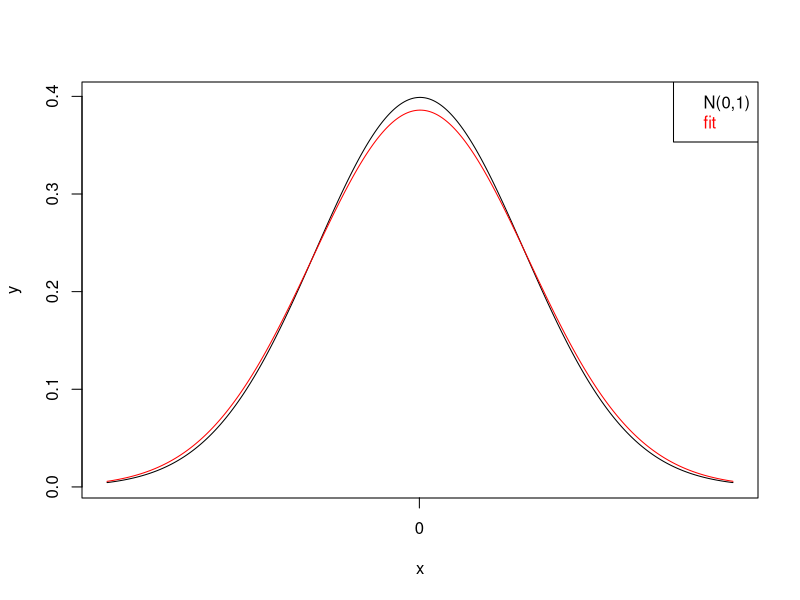
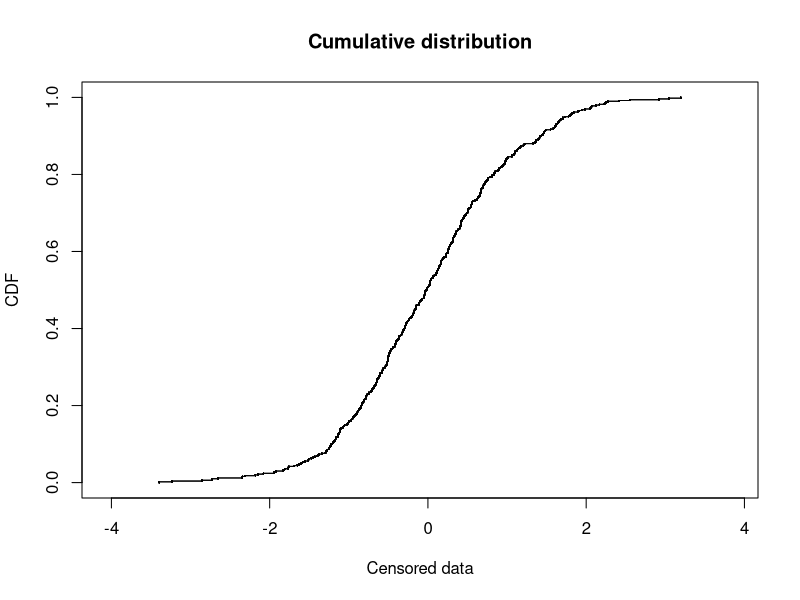
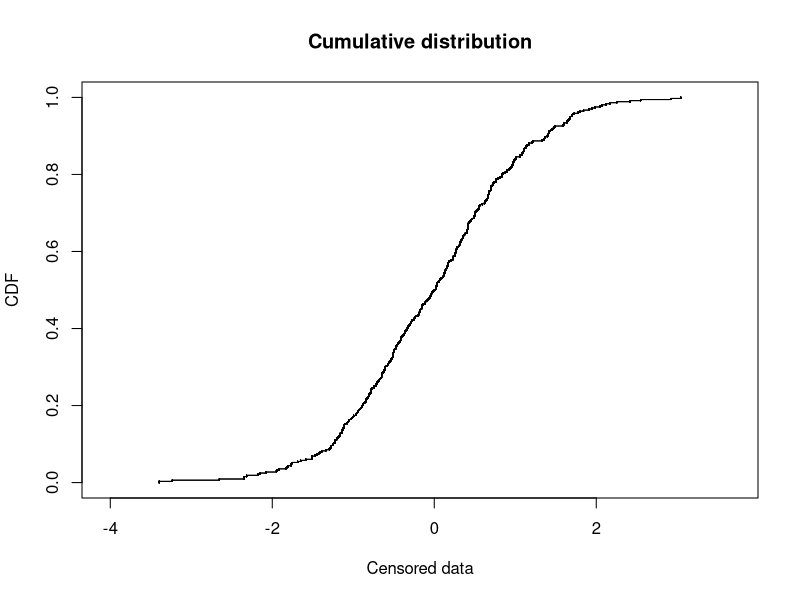
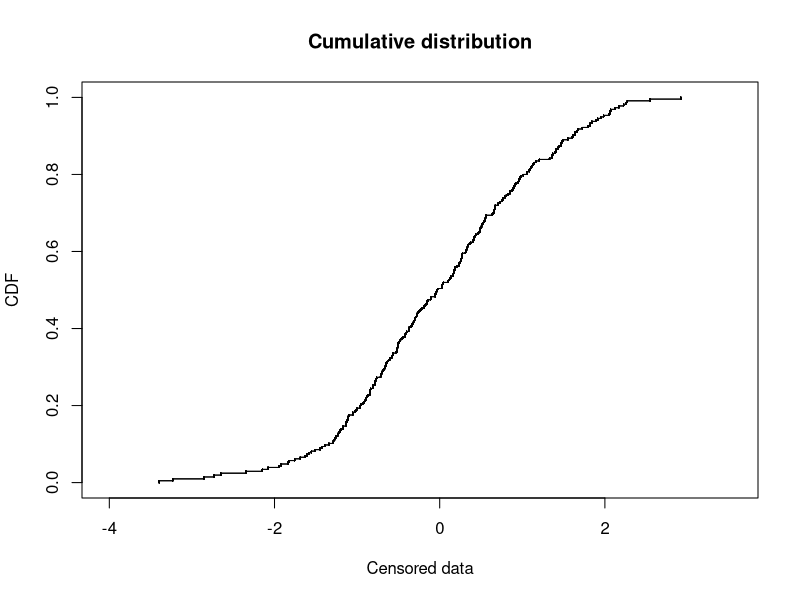
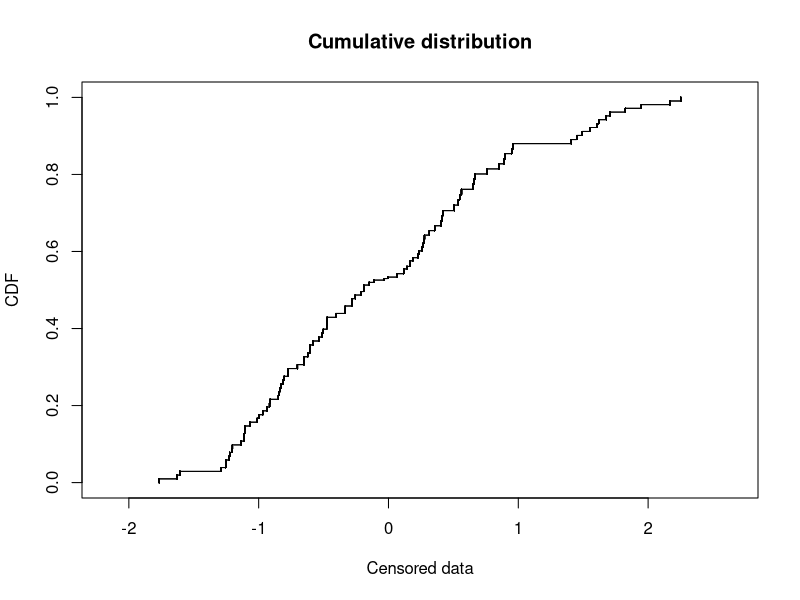
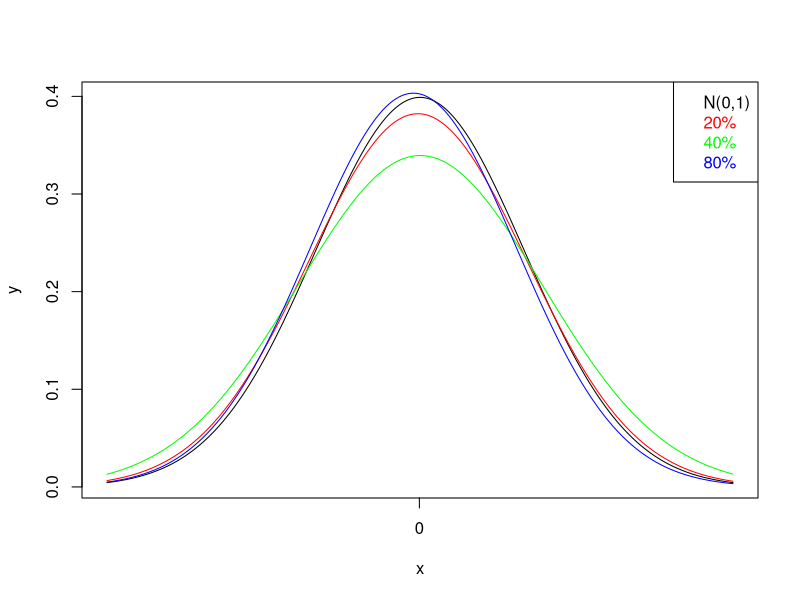

R code for these plots, in order:
# Mateusz Kobyłka
# Dopasowanie rozkładów do danych (cenzurowanych) przy pomocy pakietu fitdistrplus

# Ładujemy pakiet fitdistrplus

library(fitdistrplus)

# Losujemy 500 obserwacji z rozkladu N(0,1)

set.seed(1234)
x <- rnorm(500,0,1)

# Dopasowujemy rozkład normalny do naszych danych
f <- fitdist(x,distr="norm")
summary(f)


#Rysujemy gęstość dopasowaną i prawdziwą
pts <- seq(-3,3,length.out=500)
plot(dnorm(pts,0,1), type = "l", xlab = "x", ylab="y",xaxt="n")
axis(side=1, at=250,labels=0)
lines(dnorm(pts,f$estimate[1],f$estimate[2]),col="red", type="l")
legend("topright",legend=c("N(0,1)","fit"), text.col=c("black","red"))


#Dane cenzurowane

xcens <- data.frame(left = x, right = x)
head(xcens)
plotdistcens(xcens, Turnbull = FALSE)

# Funkcja cenzurująca

cens <- function (a, type) 
{
  
  if(type=="left") {
    
   a$left <- NA
   a$right <- ifelse(a$right>=0, (a$right)*(1/runif(1,0,1)), (a$right)*runif(1,0,1))
     
  }
  if (type == "right") {
    
    a$left <- ifelse(a$left>=0, a$left*runif(1,0,1), a$left*(1/runif(1,0,1)))
    a$right <- NA
    
  }
  a
}


# Cenzurujemy x% obserwacji, x/2 % lewostronnie, x/ 2 % prawostronnie

u <- sample(1:500,100) #20%
v <- sample(1:500,200) #40%
w <- sample(1:500,400) #80%

xcens20 <- xcens
xcens40 <- xcens
xcens80 <- xcens


xcens20[u[1:50],] <- cens(xcens20[u[1:50],],type="right") 
xcens20[u[51:100],] <- cens(xcens20[u[51:100],],type="left") 

xcens40[v[1:100],] <- cens(xcens40[v[1:100],],type="right") 
xcens40[v[101:200],] <- cens(xcens40[v[101:200],],type="left") 

xcens80[w[1:200],] <- cens(xcens80[w[1:200],],type="right") 
xcens80[w[201:400],] <- cens(xcens80[w[201:400],],type="left") 

# Wykres danych cenzurowanych
plotdistcens(xcens20, Turnbull = FALSE)
plotdistcens(xcens40, Turnbull = FALSE)
plotdistcens(xcens80, Turnbull = FALSE)


fcens20 <- fitdistcens(xcens20,distr="norm") 
fcens40 <- fitdistcens(xcens40,distr="norm")
fcens80 <- fitdistcens(xcens80,distr="norm")

#Wykres gęstości prawdziwej i gęstości wyestymowanych z danych

plot(dnorm(pts,0,1),type = "l", xlab = "x", ylab="y",xaxt="n")
axis(side=1, at=250,labels=0)
lines(dnorm(pts,fcens20$estimate[1],fcens20$estimate[2]),col="red", type="l")
lines(dnorm(pts,fcens40$estimate[1],fcens40$estimate[2]),col="green", type="l")
lines(dnorm(pts,fcens80$estimate[1],fcens80$estimate[2]),col="blue", type="l")
legend("topright",legend=c("N(0,1)","20%","40%","80%"), text.col=c("black","red","green","blue"))

summary(fcens20)
summary(fcens40)
summary(fcens80)
